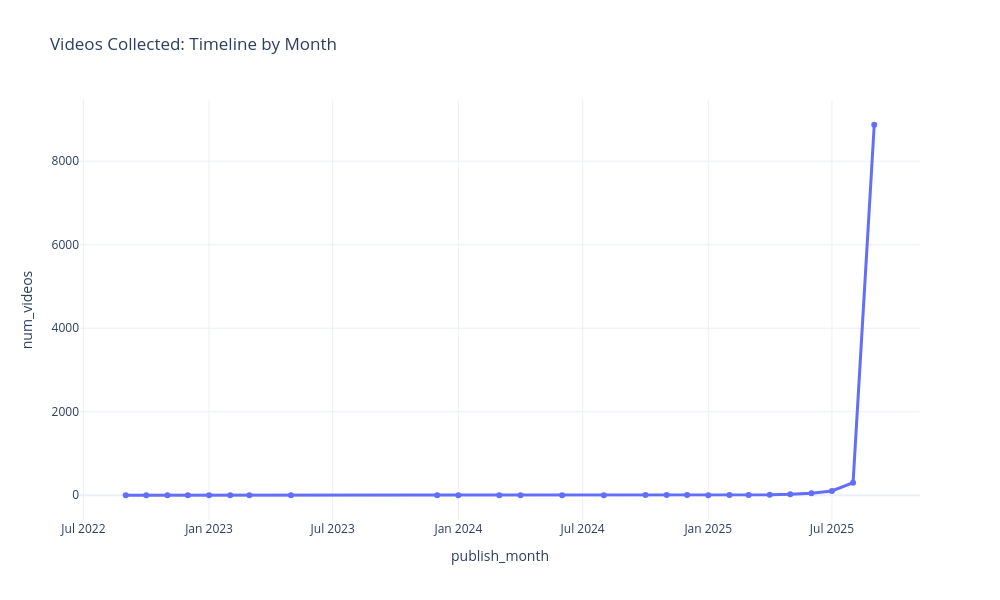

Write notebook code for a chart like this one.
### Code cell
videos_df['publish_month'] = videos_df['publishedAt'].dt.to_period('M').astype(str)
monthly = videos_df.groupby('publish_month').size().reset_index(name='num_videos')
fig = px.line(
    monthly,
    x='publish_month', y='num_videos',
    title='Videos Collected: Timeline by Month',
    markers=True
)
fig.update_traces(line=dict(width=3))
fig.update_layout(
    template='plotly_white',
    width=1000,
    height=600
)
fig.show()

### Figure 1 — Plotly figure (JSON) as saved in the notebook; plotly's stock layout.template omitted (floating-point values rounded to 4 significant figures)
{"data": [{"hovertemplate": "publish_month=%{x}<br>num_videos=%{y}<extra></extra>", "legendgroup": "", "line": {"color": "#636efa", "dash": "solid", "width": 3}, "marker": {"symbol": "circle"}, "mode": "lines+markers", "name": "", "orientation": "v", "showlegend": false, "type": "scatter", "x": ["2022-09", "2022-10", "2022-11", "2022-12", "2023-01", "2023-02", "2023-03", "2023-05", "2023-12", "2024-01", "2024-03", "2024-04", "2024-06", "2024-08", "2024-10", "2024-11", "2024-12", "2025-01", "2025-02", "2025-03", "2025-04", "2025-05", "2025-06", "2025-07", "2025-08", "2025-09"], "xaxis": "x", "y": [1, 1, 2, 3, 2, 1, 3, 1, 1, 1, 2, 2, 1, 1, 6, 4, 5, 1, 8, 7, 11, 23, 49, 103, 303, 8872], "yaxis": "y"}], "layout": {"height": 600, "legend": {"tracegroupgap": 0}, "title": {"text": "Videos Collected: Timeline by Month"}, "width": 1000, "xaxis": {"anchor": "y", "domain": [0, 1], "title": {"text": "publish_month"}}, "yaxis": {"anchor": "x", "domain": [0, 1], "title": {"text": "num_videos"}}}}
